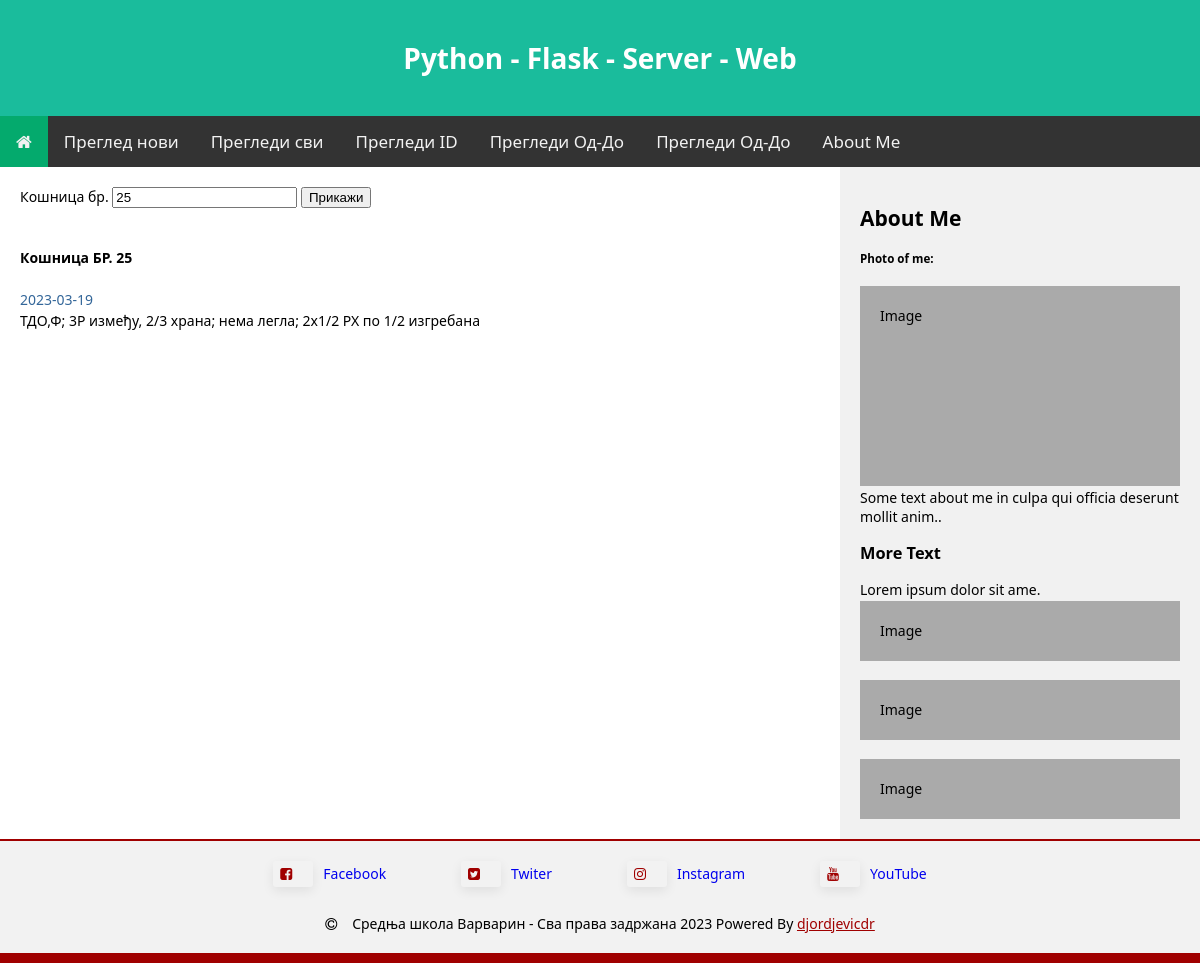
The app's page /inspect_by_id?hive_id=25, older data.
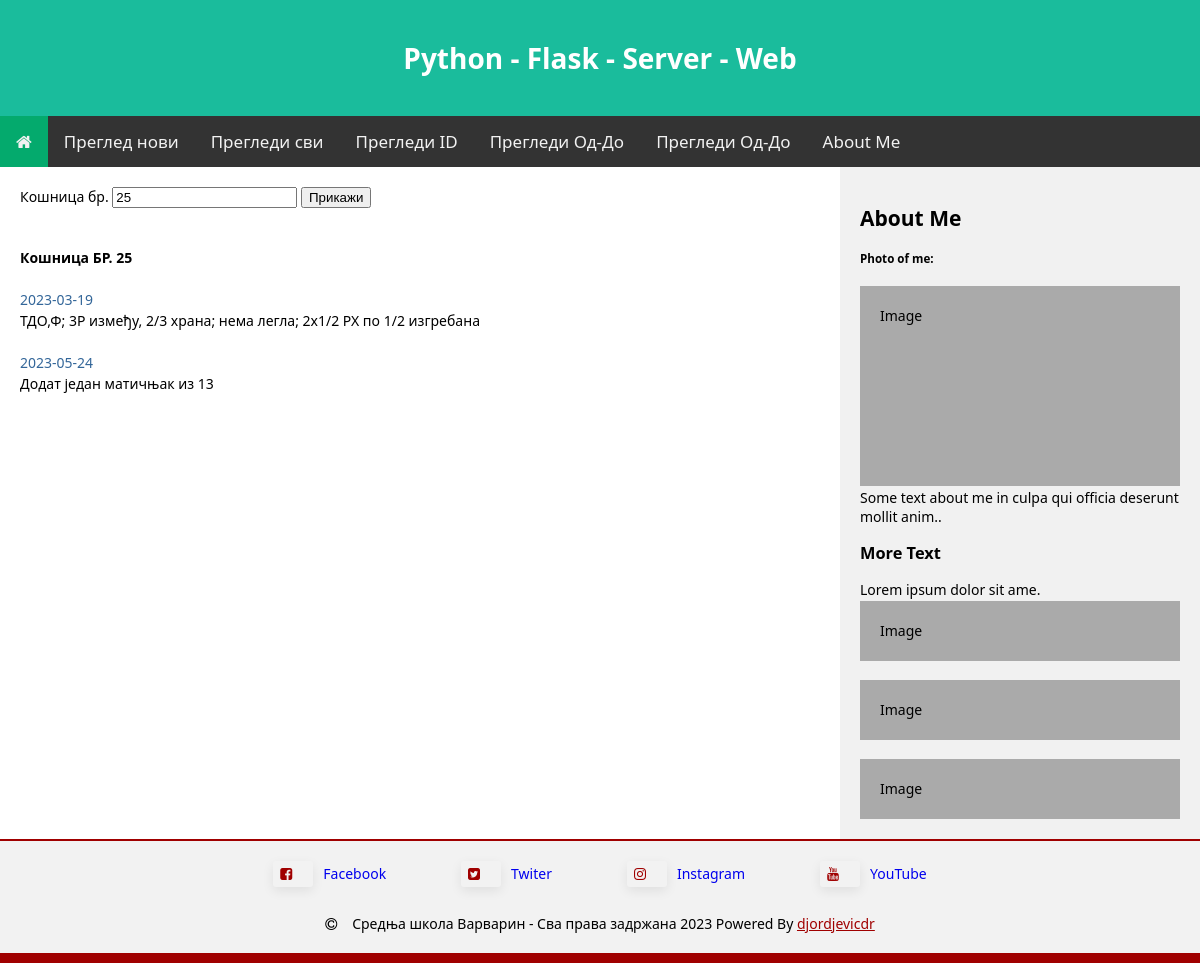
The same page, newer data.
### tables this page shows
CREATE TABLE inspect (id INTEGER PRIMARY KEY ASC AUTOINCREMENT NOT NULL, hive_id TEXT (2) NOT NULL, note NVARCHAR (255) NOT NULL, date DATE NOT NULL);

### app.py (the view)
@app.route("/inspect_by_id")
def inspect_by_id():
    db = os.path.join(app.root_path, 'pcelinjak.db')
    con = sqlite3.connect(db)
    cur = con.cursor()
    hive_id = request.args.get("hive_id")
    if hive_id == None:
        return render_template("inspect_by_id.html", hive_id=None, review=None)
    else:
        sql="""
        SELECT date, hive_id, note
        FROM inspect
        WHERE hive_id=?
        """
        cur.execute(sql, (hive_id,))
        rew=cur.fetchall()
        con.close()
        return render_template("inspect_by_id.html", hive_id=hive_id, review=rew)

### templates/inspect_by_id.html
{% extends 'template.html' %}
{% block content %}
<form>
  <label for="hive_id">Кошница бр.</label>
  <input type="text" name="hive_id" id="hive_id" {% if hive_id != None %} value="{{ hive_id }}" {% endif %} />
  <input type="submit" value="Прикажи" />
</form>
{% if review != None %}
  <br>
  <br>
  <p><b>Кошница БР. {{ hive_id }}</b></p>
  <br>
  {% for (date, hive_id, observation) in review %}
    <p style="color: #336699">{{ date }}</p>
    <p>{{ observation }}</p>
    <br>
  {% endfor %}
{% endif %}
{% endblock content %}

### templates/template.html (shortened to what this page needs)
<!DOCTYPE html>
<html>
<head>
<link rel="stylesheet" href="https://cdnjs.cloudflare.com/ajax/libs/font-awesome/4.7.0/css/font-awesome.min.css">
<link rel="stylesheet" href="static/css/style.css">
<link rel="stylesheet" href="static/css/nice_table.css">
</head>
<body>
<div class="header">
  <h1>Python - Flask - Server - Web</h1>
</div>
<div class="topnav" id="myTopnav">
    <a href="/" class="active"><i class="fa fa-home"></i></a>
    <a href="/inspect_add">Преглед нови</a>
    <a href="/inspect_all">Прегледи сви</a>
    <a href="/inspect_by_id">Прегледи ID</a>
    <a href="/inspect_by_date">Прегледи Од-До</a>
    <a href="/inspect_last">Прегледи Од-До</a>
    <a href="#about">About Me</a>
</div>
<div class="row">
  <div class="main">
    {% block content %}
    {% endblock content %}
  </div>
  <div class="side">
    <h2>About Me</h2>
    <h5>Photo of me:</h5>
    <div class="fakeimg" style="height:200px;">Image</div>
    <p>Some text about me in culpa qui officia deserunt mollit anim..</p>
    <h3>More Text</h3>
    <p>Lorem ipsum dolor sit ame.</p>
    <div class="fakeimg" style="height:60px;">Image</div><br>
    <div class="fakeimg" style="height:60px;">Image</div><br>
    <div class="fakeimg" style="height:60px;">Image</div>
  </div>
</div>
<div class="footer">
  <ul class="social">
    <li><a href="https://www.facebook.com/ssvedurs" target="_blank"><i class="fa fa-facebook-square" aria-hidden="true"></i><span class="notranslate">Facebook</span></a></li>
    <li><a href="http://www.twitter.com/ssvedurs" target="_blank"><i class="fa fa-twitter-square" aria-hidden="true"></i><span class="notranslate">Twiter</span></a></li>
    <li><a href="https://www.instagram.com/dobra_srednja_skola/" target="_blank"><i class="fa fa-instagram" aria-hidden="true"></i><span class="notranslate">Instagram</span></a></li>
    <li style="margin-right: 0 !important;"><a href="http://www.youtube.com/user/ssvedurs" target="_blank"><i class="fa fa-youtube" aria-hidden="true"></i><span class="notranslate">YouTube</span></a></li>
  </ul>
  <div style="margin: 20px 10px auto">
    <i class="fa fa-copyright" aria-hidden="true" style="margin-right: 15px;"></i>Средња школа Варварин - Сва права задржана 2023 Powered By <a href="https://mail.google.com/mail/?view=cm&fs=1&tf=1&to=djordjevicdr@gmail.com" target="_blank" style="color: #a00000">djordjevicdr</a>
  </div>
</div>
</body>
</html>

### static/css/style.css (style rules this page uses)
* { box-sizing: border-box; }
body { margin: 0; font-family: 'Segoe UI', Tahoma, Geneva, Verdana, sans-serif; font-size: 14px; }
p { margin-top: 2px; margin-bottom: 2px; }
.header { padding: 20px; text-align: center; background: #1abc9c; color: white; }
.topnav { overflow: hidden; background-color: #333; }
.topnav a { float: left; display: block; color: #f2f2f2; text-align: center; padding: 14px 16px; text-decoration: none; font-size: 17px; }
.active { background-color: #04AA6D; color: white; }
.row { display: flex; flex-wrap: wrap; }
.side { flex: 30%; background-color: #f1f1f1; padding: 20px; }
.main { flex: 70%; background-color: white; padding: 20px; }
.fakeimg { background-color: #aaa; width: 100%; padding: 20px; }
.footer { padding: 20px; text-align: center; background: #f2f2f2; border-top: 2px solid #a00000; border-bottom: 10px solid #a00000; }
.social { display: flex; flex-direction: row; list-style-type: none; display: table; margin: 0 auto; padding: 0; }
.social a { text-decoration: none; }
.social a i { box-shadow: rgb(0 0 0 / 8%) 0px 4px 12px; padding: 0.4em 1em 0.4em 0em; border-radius: 3px; color: #a00000; width: 40px; text-align: center; margin-bottom: 7px; margin-right: 10px; }
.social li { display:inline; margin-right: 75px; }

Row changes from the older to the newer data that the page shows:
added inspect: date "2023-05-24", note "Додат један матичњак из 13"
